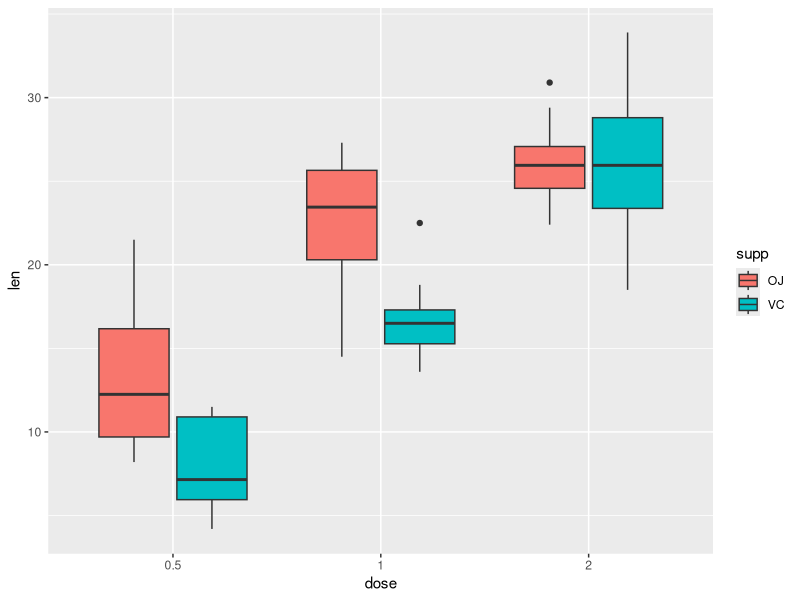

Reproduce this figure in R.
## ---- chunk 1
library(datasets)
library(ggplot2)
ToothGrowth$dose <- as.factor(ToothGrowth$dose)
ToothGrowth$supp <- as.factor(ToothGrowth$supp)
## ---- chunk 2
a <- ggplot(ToothGrowth, aes(x = dose, y = len, fill = supp))
a <- a + geom_boxplot()
a
## ---- chunk 3
lenVC05 <- ToothGrowth [1:10, 1]
lenVC10 <- ToothGrowth [11:20, 1]
lenVC20 <- ToothGrowth [21:30, 1]
lenOJ05 <- ToothGrowth [31:40, 1]
lenOJ10 <- ToothGrowth [41:50, 1]
lenOJ20 <- ToothGrowth [51:60, 1]
## ---- chunk 4
summary(lenVC05)
summary(lenVC10)
summary(lenVC20)
summary(lenOJ05)
summary(lenOJ10)
summary(lenOJ20)
## ---- chunk 5
t.test(lenVC05, lenVC10, paired = FALSE, var.equal = FALSE)
t.test(lenVC05, lenVC20, paired = FALSE, var.equal = FALSE)
## ---- chunk 6
t.test(lenVC05, lenOJ05, paired = FALSE, var.equal = FALSE)
t.test(lenVC10, lenOJ10, paired = FALSE, var.equal = FALSE)
t.test(lenVC20, lenOJ20, paired = FALSE, var.equal = FALSE)
## ---- chunk 7
lenVC05 <- ToothGrowth [1:10, 1]
lenVC10 <- ToothGrowth [11:20, 1]
lenVC20 <- ToothGrowth [21:30, 1]
lenOJ05 <- ToothGrowth [31:40, 1]
lenOJ10 <- ToothGrowth [41:50, 1]
lenOJ20 <- ToothGrowth [51:60, 1]
## ---- chunk 8
t.test(lenOJ05, lenOJ10, paired = FALSE, var.equal = FALSE)
t.test(lenOJ05, lenOJ20, paired = FALSE, var.equal = FALSE)
